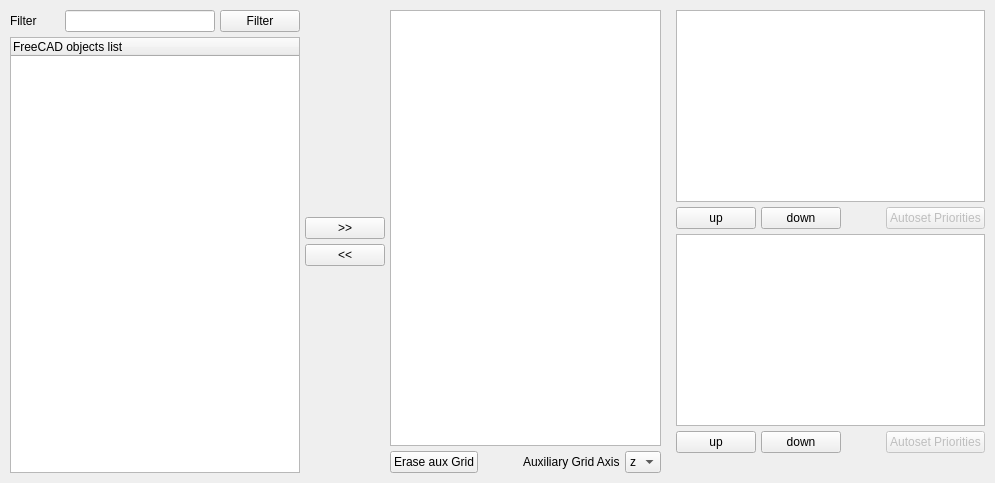
       <widget class="QWidget" name="objectAssignmentTab">
        <attribute name="title">
         <string>Object Assignments</string>
        </attribute>
        <layout class="QHBoxLayout" name="horizontalLayout_3">
         <property name="spacing">
          <number>5</number>
         </property>
         <property name="leftMargin">
          <number>10</number>
         </property>
         <property name="topMargin">
          <number>10</number>
         </property>
         <property name="rightMargin">
          <number>10</number>
         </property>
         <property name="bottomMargin">
          <number>10</number>
         </property>
         <item>
          <layout class="QHBoxLayout" name="horizontalLayout_4">
           <property name="leftMargin">
            <number>0</number>
           </property>
           <property name="topMargin">
            <number>0</number>
           </property>
           <property name="rightMargin">
            <number>0</number>
           </property>
           <property name="bottomMargin">
            <number>0</number>
           </property>
           <item>
            <layout class="QVBoxLayout" name="verticalLayout_2">
             <property name="leftMargin">
              <number>0</number>
             </property>
             <property name="topMargin">
              <number>0</number>
             </property>
             <property name="rightMargin">
              <number>0</number>
             </property>
             <property name="bottomMargin">
              <number>0</number>
             </property>
             <item>
              <layout class="QHBoxLayout" name="horizontalLayout_5">
               <property name="leftMargin">
                <number>0</number>
               </property>
               <property name="topMargin">
                <number>0</number>
               </property>
               <property name="rightMargin">
                <number>0</number>
               </property>
               <property name="bottomMargin">
                <number>0</number>
               </property>
               <item>
                <widget class="QLabel" name="label_28">
                 <property name="sizePolicy">
                  <sizepolicy hsizetype="Minimum" vsizetype="Preferred">
                   <horstretch>0</horstretch>
                   <verstretch>0</verstretch>
                  </sizepolicy>
                 </property>
                 <property name="minimumSize">
                  <size>
                   <width>50</width>
                   <height>0</height>
                  </size>
                 </property>
                 <property name="text">
                  <string>Filter</string>
                 </property>
                </widget>
               </item>
               <item>
                <widget class="QLineEdit" name="objectAssignmentFilterLeft">
                 <property name="sizePolicy">
                  <sizepolicy hsizetype="Minimum" vsizetype="Fixed">
                   <horstretch>0</horstretch>
                   <verstretch>0</verstretch>
                  </sizepolicy>
                 </property>
                 <property name="minimumSize">
                  <size>
                   <width>150</width>
                   <height>0</height>
                  </size>
                 </property>
                </widget>
               </item>
               <item>
                <widget class="QPushButton" name="objectAssignmentFilterLeftButton">
                 <property name="text">
                  <string>Filter</string>
                 </property>
                </widget>
               </item>
              </layout>
             </item>
             <item>
              <widget class="QTreeWidget" name="objectAssignmentLeftTreeWidget">
               <column>
                <property name="text">
                 <string notr="true">FreeCAD objects list</string>
                </property>
               </column>
              </widget>
             </item>
            </layout>
           </item>
          </layout>
         </item>
         <item>
          <layout class="QVBoxLayout" name="verticalLayout_3">
           <property name="leftMargin">
            <number>0</number>
           </property>
           <property name="topMargin">
            <number>0</number>
           </property>
           <property name="rightMargin">
            <number>0</number>
           </property>
           <property name="bottomMargin">
            <number>0</number>
           </property>
           <item>
            <spacer name="verticalSpacer">
             <property name="orientation">
              <enum>Qt::Vertical</enum>
             </property>
             <property name="sizeHint" stdset="0">
              <size>
               <width>20</width>
               <height>40</height>
              </size>
             </property>
            </spacer>
           </item>
           <item>
            <widget class="QPushButton" name="moveRightButton">
             <property name="font">
              <font>
               <weight>50</weight>
               <bold>false</bold>
              </font>
             </property>
             <property name="text">
              <string>&gt;&gt;</string>
             </property>
            </widget>
           </item>
           <item>
            <widget class="QPushButton" name="moveLeftButton">
             <property name="text">
              <string>&lt;&lt;</string>
             </property>
            </widget>
           </item>
           <item>
            <spacer name="verticalSpacer_2">
             <property name="orientation">
              <enum>Qt::Vertical</enum>
             </property>
             <property name="sizeHint" stdset="0">
              <size>
               <width>20</width>
               <height>40</height>
              </size>
             </property>
            </spacer>
           </item>
          </layout>
         </item>
         <item>
          <layout class="QVBoxLayout" name="verticalLayout_4">
           <property name="leftMargin">
            <number>0</number>
           </property>
           <property name="topMargin">
            <number>0</number>
           </property>
           <property name="rightMargin">
            <number>0</number>
           </property>
           <property name="bottomMargin">
            <number>0</number>
           </property>
           <item>
            <widget class="QTreeWidget" name="objectAssignmentRightTreeWidget">
             <attribute name="headerVisible">
              <bool>false</bool>
             </attribute>
             <column>
              <property name="text">
               <string notr="true">OpenEMS Simulation Assignments</string>
              </property>
             </column>
            </widget>
           </item>
           <item>
            <layout class="QHBoxLayout" name="horizontalLayout_6">
             <property name="leftMargin">
              <number>0</number>
             </property>
             <property name="topMargin">
              <number>0</number>
             </property>
             <property name="rightMargin">
              <number>0</number>
             </property>
             <property name="bottomMargin">
              <number>0</number>
             </property>
             <item>
              <widget class="QPushButton" name="eraseAuxGridButton">
               <property name="text">
                <string>Erase aux Grid</string>
               </property>
              </widget>
             </item>
             <item>
              <spacer name="horizontalSpacer_3">
               <property name="orientation">
                <enum>Qt::Horizontal</enum>
               </property>
               <property name="sizeHint" stdset="0">
                <size>
                 <width>40</width>
                 <height>20</height>
                </size>
               </property>
              </spacer>
             </item>
             <item>
              <widget class="QLabel" name="label">
               <property name="text">
                <string>Auxiliary Grid Axis</string>
               </property>
              </widget>
             </item>
             <item>
              <widget class="QComboBox" name="auxGridAxis">
               <item>
                <property name="text">
                 <string>z</string>
                </property>
               </item>
               <item>
                <property name="text">
                 <string>x</string>
                </property>
               </item>
               <item>
                <property name="text">
                 <string>y</string>
                </property>
               </item>
              </widget>
             </item>
            </layout>
           </item>
          </layout>
         </item>
         <item>
          <layout class="QVBoxLayout" name="verticalLayout_5">
           <property name="leftMargin">
            <number>10</number>
           </property>
           <property name="topMargin">
            <number>0</number>
           </property>
           <property name="rightMargin">
            <number>0</number>
           </property>
           <property name="bottomMargin">
            <number>20</number>
           </property>
           <item>
            <widget class="QTreeWidget" name="objectAssignmentPriorityTreeView">
             <attribute name="headerVisible">
              <bool>false</bool>
             </attribute>
             <column>
              <property name="text">
               <string notr="true">Objects priority</string>
              </property>
             </column>
            </widget>
           </item>
           <item>
            <layout class="QHBoxLayout" name="horizontalLayout_7">
             <property name="leftMargin">
              <number>0</number>
             </property>
             <property name="topMargin">
              <number>0</number>
             </property>
             <property name="rightMargin">
              <number>0</number>
             </property>
             <property name="bottomMargin">
              <number>0</number>
             </property>
             <item>
              <widget class="QPushButton" name="moveupPriorityButton">
               <property name="text">
                <string>up</string>
               </property>
              </widget>
             </item>
             <item>
              <widget class="QPushButton" name="movedownPriorityButton">
               <property name="text">
                <string>down</string>
               </property>
              </widget>
             </item>
             <item>
              <spacer name="horizontalSpacer_2">
               <property name="orientation">
                <enum>Qt::Horizontal</enum>
               </property>
               <property name="sizeHint" stdset="0">
                <size>
                 <width>40</width>
                 <height>20</height>
                </size>
               </property>
              </spacer>
             </item>
             <item>
              <widget class="QPushButton" name="autosetPrioritiesButton">
               <property name="enabled">
                <bool>false</bool>
               </property>
               <property name="text">
                <string>Autoset Priorities</string>
               </property>
              </widget>
             </item>
            </layout>
           </item>
           <item>
            <widget class="QTreeWidget" name="meshPriorityTreeView">
             <attribute name="headerVisible">
              <bool>false</bool>
             </attribute>
             <column>
              <property name="text">
               <string notr="true">1</string>
              </property>
             </column>
            </widget>
           </item>
           <item>
            <layout class="QHBoxLayout" name="horizontalLayout_23">
             <property name="leftMargin">
              <number>0</number>
             </property>
             <property name="topMargin">
              <number>0</number>
             </property>
             <property name="rightMargin">
              <number>0</number>
             </property>
             <property name="bottomMargin">
              <number>0</number>
             </property>
             <item>
              <widget class="QPushButton" name="moveupMeshPriorityButton">
               <property name="text">
                <string>up</string>
               </property>
              </widget>
             </item>
             <item>
              <widget class="QPushButton" name="movedownMeshPriorityButton">
               <property name="text">
                <string>down</string>
               </property>
              </widget>
             </item>
             <item>
              <spacer name="horizontalSpacer_17">
               <property name="orientation">
                <enum>Qt::Horizontal</enum>
               </property>
               <property name="sizeHint" stdset="0">
                <size>
                 <width>40</width>
                 <height>20</height>
                </size>
               </property>
              </spacer>
             </item>
             <item>
              <widget class="QPushButton" name="autosetMeshPrioritiesButton">
               <property name="enabled">
                <bool>false</bool>
               </property>
               <property name="text">
                <string>Autoset Priorities</string>
               </property>
              </widget>
             </item>
            </layout>
           </item>
          </layout>
         </item>
        </layout>
       </widget>
